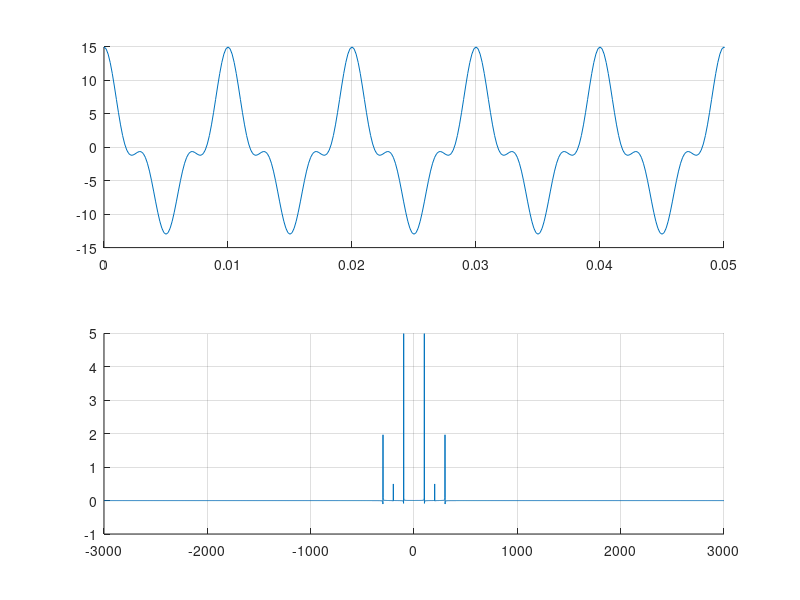

MATLAB code for this plot:
# Exemple of page 174 of RTL-SDR Matlab book, showing sometimes is more efficient to see a signal in the
# frequency domain and not in the time domain.

clear all; close all; clc;

f= 100;
T= 1/f;

fs = 60 * f;
ts = 1/fs;
phi = 0;

t = 0 : ts : 1;
s1_t = 10*cos(2*pi*f*t) + cos(2*pi*2*f*t) + 4*cos(2*pi*3*f*t);

subplot(2,1,1); hold on; grid on;
plot(t,s1_t);
xlim([0 5*T]);

X_f = fft(s1_t/length(s1_t));
X_f = fftshift(X_f);

passo_f = length(t)/(fs+1);
f_axis = -fs/2 : passo_f : fs/2;

subplot(2,1,2); hold on; grid on;
plot(f_axis, X_f);